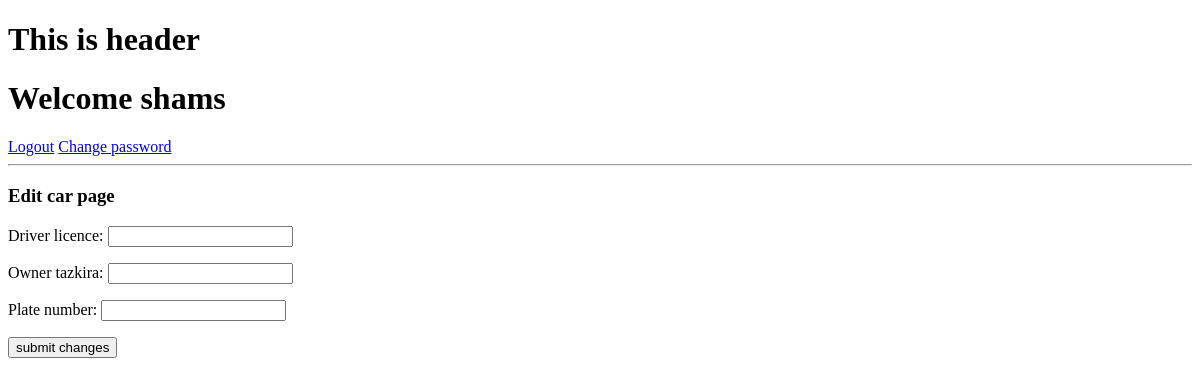
The app's page /cars/car_edit/1/ (signed in), older data.
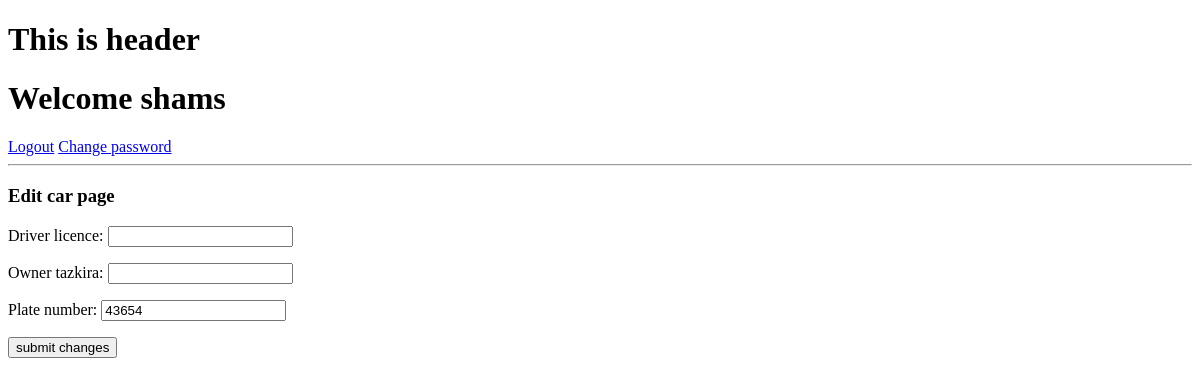
The same page, newer data.
### cars/models.py (models this page shows, shortened)
class Car(models.Model):
    STEERING_SIDE = (
        ('راسته', 'راسته'),
        ('چپه', 'چپه')
    )
    driver = models.ForeignKey(DriverProfile, on_delete=models.SET_NULL, null=True, blank=True)
    owner = models.ForeignKey('CarOwner', on_delete=models.SET_NULL, null=True, blank=True)
    plate_number = models.CharField(max_length=200, blank=True, null=True)
    steering = models.CharField(max_length=10, choices=STEERING_SIDE, default='راسته')
    model = models.CharField(max_length=300)
    color = models.CharField(max_length=200)
    engine_type = models.CharField(max_length=300)
    engine_num = models.CharField(max_length=200)
    number_of_cylinder = models.IntegerField()
    chassis_num = models.CharField(max_length=200, help_text='شماره شاسی')
    legal_weight = models.CharField(
        max_length=255, null=True, blank=True, help_text='وزن مجموعی مجاز')
    weight_on_axle = models.CharField(
        max_length=255, null=True, blank=True, help_text='وزن بالای اکسل')
    number_of_rider = models.PositiveIntegerField(help_text='تعداد راکبین')

### cars/views.py (the view, shortened to what this page needs)
# urls.py: path('car_edit/<int:pk>/', views.edit_car, name = 'edit-car'),
def edit_car(request, pk):
    car = get_object_or_404(Car, id=pk)
    car_driver = car.driver
    car_owner = car.owner
    form = EditCarForm(instance=car)
    context = {
        'form': form
    }
    return render(request, 'cars/edit_car.html', context)

### cars/forms.py (shortened to what this page needs)
class EditCarForm(forms.ModelForm):
    driver_licence = forms.CharField(required=False)
    owner_tazkira = forms.CharField(required=False)
    class Meta:
        model = Car
        fields = ['driver_licence', 'owner_tazkira', 'plate_number']

### cars/templates/cars/edit_car.html (shortened to what this page needs)
{% extends 'base.html' %}
{% block content %}
    <h3>Edit car page</h3>
    <form action="" method='POST'>
        {{ form.as_p }}
        <input type="submit" value='submit changes'>
    </form>
{% endblock content %}

Row changes from the older to the newer data that the page shows:
changed Car: plate_number (not shown) → "43654"
